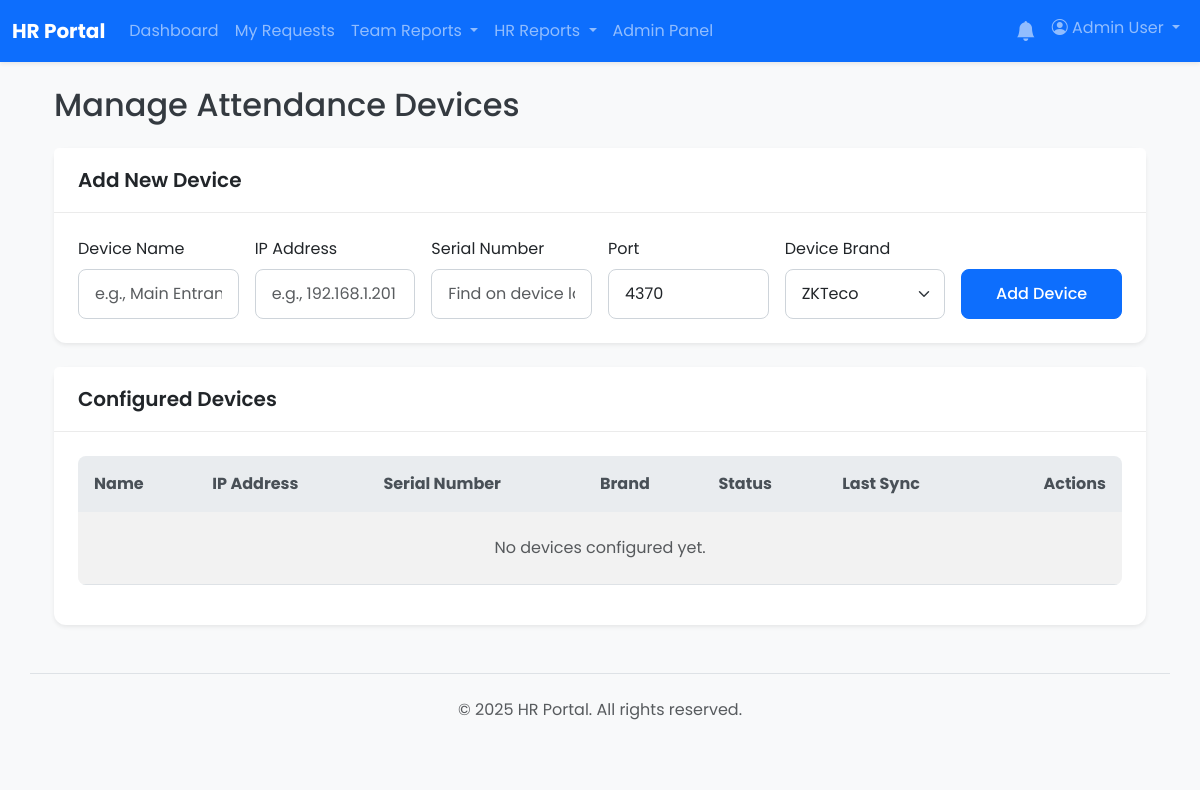
/admin/devices.php (signed in), run on an earlier commit of the app's database.
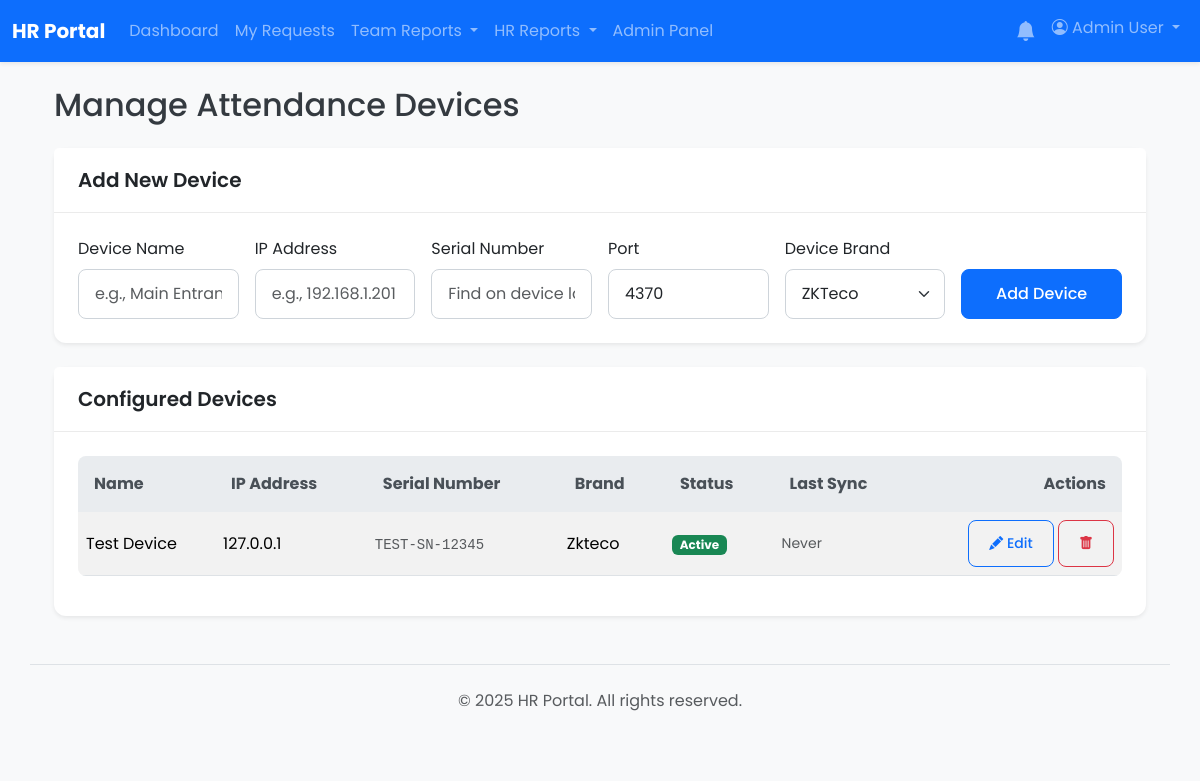
And on a later commit of the database.
### tables this page shows
CREATE TABLE `devices` (
  `id` int(11) NOT NULL,
  `name` varchar(255) NOT NULL COMMENT 'A user-friendly name, e.g., "Main Entrance"',
  `ip_address` varchar(45) NOT NULL COMMENT 'Local IP for PULL mode, public IP for reference in PUSH mode',
  `port` int(11) NOT NULL DEFAULT 4370,
  `device_brand` varchar(50) NOT NULL COMMENT 'The driver to use, e.g., fingertec, zkteco',
  `serial_number` varchar(100) DEFAULT NULL,
  `communication_key` varchar(255) DEFAULT '0' COMMENT 'Device password, if any',
  `is_active` tinyint(1) DEFAULT 1 COMMENT 'Toggle whether the sync script should poll this device',
  `last_sync_timestamp` datetime DEFAULT NULL COMMENT 'Tracks the last successful communication for PULL mode',
  `created_at` timestamp NOT NULL DEFAULT current_timestamp(),
  `updated_at` timestamp NOT NULL DEFAULT current_timestamp() ON UPDATE current_timestamp()
);

### admin/devices.php (the view, shortened to what the changed rows need)
<?php
global $pdo;
$stmt_get_all = $pdo->query("SELECT * FROM devices ORDER BY name ASC");
$devices = $stmt_get_all->fetchAll(PDO::FETCH_ASSOC);
include __DIR__ . '/../app/templates/header.php';
?>
<div class="container my-4">
    <h1 class="h2 mb-4">Manage Attendance Devices</h1>
    <div class="card shadow-sm mb-4">
        <h2 class="card-header h5">Add New Device</h2>
    </div>
    <div class="card shadow-sm">
        <h2 class="card-header h5">Configured Devices</h2>
        <div class="card-body">
            <div class="table-responsive">
                <table class="table table-striped table-hover align-middle">
                    <thead class="table-light">
                        <tr>
                            <th>Name</th>
                            <th>IP Address</th>
                            <th>Serial Number</th>
                            <th>Brand</th>
                            <th>Status</th>
                            <th>Last Sync</th>
                            <th class="text-end">Actions</th>
                        </tr>
                    </thead>
                    <tbody>
                        <?php if (empty($devices)): ?>
                            <tr><td colspan="7" class="text-center text-muted p-4">No devices configured yet.</td></tr>
                        <?php else: ?>
                            <?php foreach ($devices as $device): ?>
                                <tr>
                                    <td><?php echo htmlspecialchars($device['name']); ?></td>
                                    <td><?php echo htmlspecialchars($device['ip_address']); ?></td>
                                    <td><code class="text-muted"><?php echo htmlspecialchars($device['serial_number'] ?? 'N/A'); ?></code></td>
                                    <td><?php echo htmlspecialchars(ucfirst($device['device_brand'])); ?></td>
                                    <td>
                                        <?php if ($device['is_active']): ?>
                                            <span class="badge bg-success">Active</span>
                                        <?php else: ?>
                                            <span class="badge bg-danger">Inactive</span>
                                        <?php endif; ?>
                                    </td>
                                     <td class="text-muted small">
                                        <?php echo $device['last_sync_timestamp'] ? date('Y-m-d H:i', strtotime($device['last_sync_timestamp'])) : 'Never'; ?>
                                    </td>
                                    <td class="text-end">
                                        <button type="button" class="btn btn-sm btn-outline-primary" data-bs-toggle="modal" data-bs-target="#editDeviceModal-<?php echo $device['id']; ?>">
                                            <i class="bi bi-pencil-fill"></i> Edit
                                        </button>
                                        <form action="devices.php" method="POST" class="d-inline">
                                            <button type="submit" name="delete_device" class="btn btn-sm btn-outline-danger" onclick="return confirm('Are you sure? This will also remove all associated attendance logs.');">
                                                <i class="bi bi-trash-fill"></i>
                                            </button>
                                        </form>
                                    </td>
                                </tr>
                            <?php endforeach; ?>
                        <?php endif; ?>
                    </tbody>
                </table>
            </div>
        </div>
    </div>
</div>
<?php
include __DIR__ . '/../app/templates/footer.php';
?>

What changed in the data, as far as the page shows it:
added devices: name "Test Device", ip_address "127.0.0.1", serial_number "TEST-SN-12345", device_brand "Zkteco", is_active "Active", shows "Never"
Also different on the page:
text no longer shown: "No devices configured yet."
